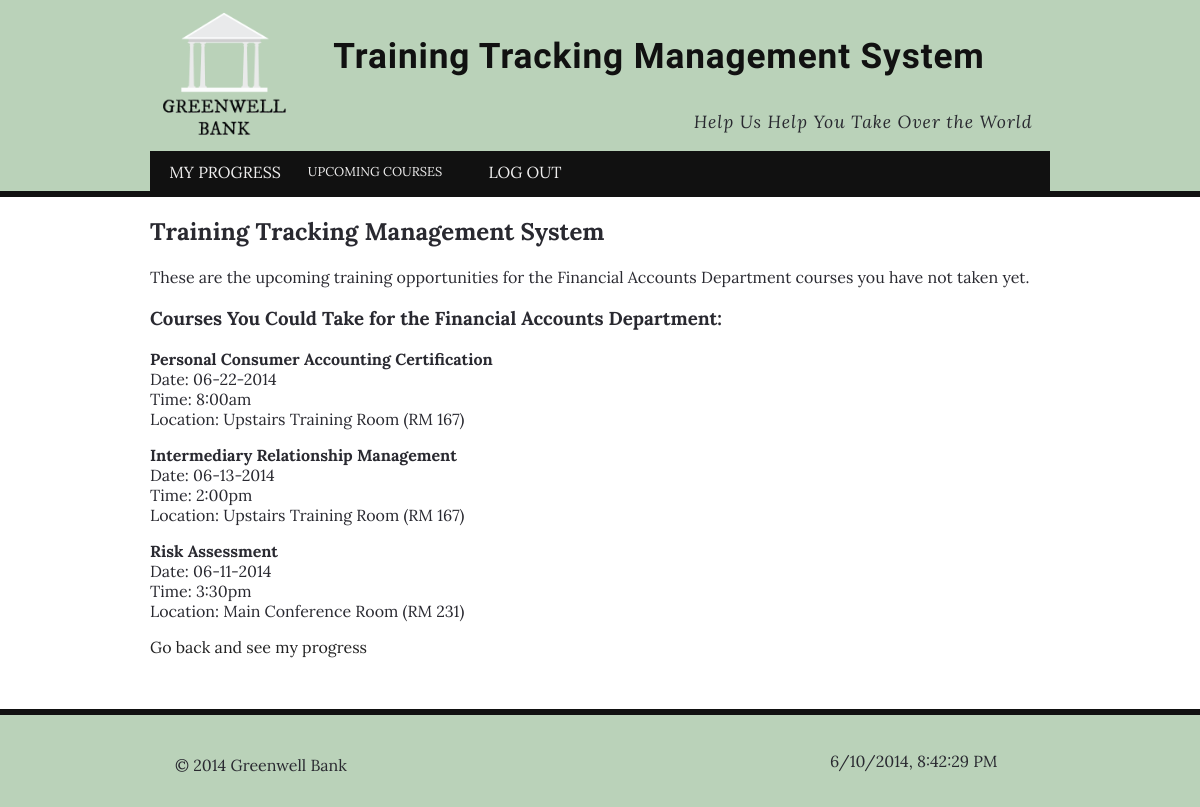
The page /courses_schedule.php (signed in) on the database its author committed.
### tables this page shows
CREATE TABLE IF NOT EXISTS `users` (
  `user_id` int(4) NOT NULL AUTO_INCREMENT,
  `username` varchar(40) NOT NULL,
  `pass` varchar(40) NOT NULL,
  `first_name` varchar(40) NOT NULL,
  `last_name` varchar(40) NOT NULL,
  `usergroup_id` int(4) NOT NULL,
  `department_id` int(4) NOT NULL,
  `active` int(1) NOT NULL DEFAULT '1',
  PRIMARY KEY (`user_id`)
);

CREATE TABLE IF NOT EXISTS `departments` (
  `department_id` int(4) NOT NULL,
  `department_name` varchar(40) NOT NULL,
  `department_desc` text NOT NULL,
  `required_courses` int(2) NOT NULL,
  PRIMARY KEY (`department_id`)
);

CREATE TABLE IF NOT EXISTS `courses` (
  `course_id` int(4) NOT NULL AUTO_INCREMENT,
  `course_name` varchar(80) NOT NULL,
  `department_id` int(4) NOT NULL,
  PRIMARY KEY (`course_id`)
);

### courses_schedule.php (the view, shortened to what this page needs)
	<h2>Training Tracking Management System</h2>
	<?php
		if ($_SESSION['usergroup_id'] == 1) {
		$view_user_id = $_SESSION['user_id'];
		$sql_view_user = "SELECT users.user_id, users.first_name, users.last_name, departments.department_id, departments.department_name, departments.required_courses
  										FROM users
  										INNER JOIN departments
  										on departments.department_id = users.department_id
  										WHERE user_id = $view_user_id";
  	$result_view_user = mysqli_query($dbc, $sql_view_user);
  	$row_view_user = mysqli_fetch_array($result_view_user);
		echo "<p>These are the upcoming training opportunities for the {$row_view_user['department_name']} courses you have not taken yet.</p>";
		$sql_users_courses_name2 = "SELECT course_id, course_name FROM courses
															 WHERE department_id = {$row_view_user['department_id']} AND
															 course_id NOT IN
															 (SELECT course_id FROM users_courses WHERE user_id = {$row_view_user['user_id']})";
		$result_users_courses_name2 = mysqli_query($dbc, $sql_users_courses_name2);
		echo "<h3>Courses You Could Take for the {$row_view_user['department_name']}:</h3>";
		$times = array(
			"8:00am", "8:30am", "9:00am", "9:30am", "10:00am", "10:30am",
			"11:00am", "11:30am", "12:00pm", "12:30pm", "1:00pm", "1:30pm",
			"2:00pm", "2:30pm", "3:00pm", "3:30pm", "4:00pm", "4:30pm",
			"5:00pm", "6:00pm", "7:00pm"
			);
		$rooms = array(
			"Main Conference Room (RM 231)", "Primary Training Room (RM 76A)", "Upstairs Training Room (RM 167)",
			);
		while ($row_users_courses_name2 = mysqli_fetch_array($result_users_courses_name2)) {
			echo "<p><strong>{$row_users_courses_name2['course_name']}</strong><br>";
			$date = date('m-d-Y', strtotime( '+'.mt_rand(0,20).' days'));
			shuffle($times);
			shuffle($rooms);
			echo "Date: $date<br>
						Time: {$times[5]}<br>
						Location: {$rooms[1]}";
			echo "</p>";
		}
	echo '<p><a href="main.php">Go back and see my progress</a></p>';
	} else {
		permission();
	}
?>

### css/style.css (style rules this page uses)
body { margin:0; padding:0; color: #292930; background: #fff; background-color: #bad2b9; font-family: 'Lora', serif; }
a { color: #A7BDA6; text-decoration: none; }
#content a:link, #content a:active, #content a:visited { color: #222; }

### rows shown on the page
users: department.department_name "Financial Accounts Department"
courses: course_name "Personal Consumer Accounting Certification", date "06-22-2014", times "8:00am", rooms "Upstairs Training Room (RM 167)"
courses: course_name "Intermediary Relationship Management", date "06-13-2014", times "2:00pm", rooms "Upstairs Training Room (RM 167)"
courses: course_name "Risk Assessment", date "06-11-2014", times "3:30pm", rooms "Main Conference Room (RM 231)"
